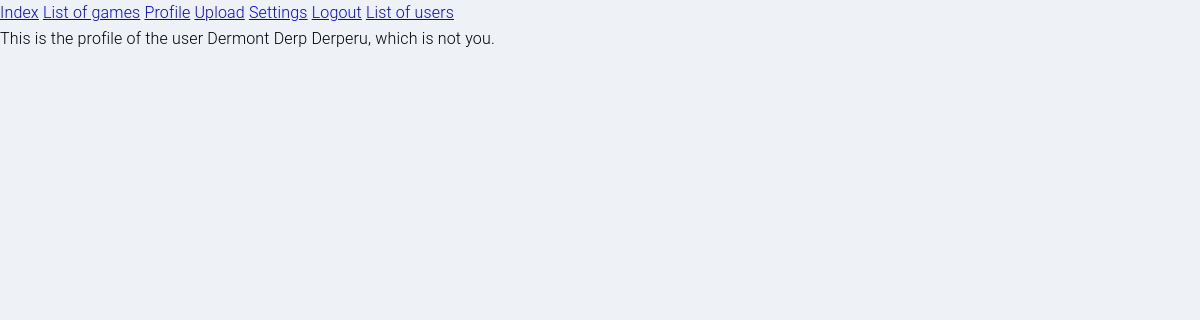
The app's page /profile.php?id=2 (signed in) with its own data.
### tables this page shows
CREATE TABLE `users` (
  `id` int(11) NOT NULL,
  `email` varchar(100) NOT NULL,
  `username` varchar(50) NOT NULL,
  `password` varchar(100) NOT NULL,
  `first_name` varchar(50) NOT NULL,
  `middle_name` varchar(100) NOT NULL,
  `last_name` varchar(50) NOT NULL,
  `user_image` varchar(100) NOT NULL,
  `joined` date NOT NULL,
  `privilege_level` tinyint(4) NOT NULL
);

### includes/database.php (called while the page is built, shortened)
<?php
class Database {
	public $connection;
	public function open_db_connection() {
		$this->connection = new mysqli(DB_HOST, DB_USER, DB_PASS, DB_NAME);
	}
	public function query($sql) {
		$result = $this->connection->query($sql);
		return $result;
	}
}
$database = new Database();
?>

### includes/db_object.php (called while the page is built, shortened)
<?php
class Db_object {
	protected static $db_table = "users";
	public static function find_by_id($id) {
		$the_result_array = static::find_by_query("SELECT * FROM " . static::$db_table . " WHERE id = $id LIMIT 1");
		return !empty($the_result_array) ? array_shift($the_result_array) : false;
	}
	public static function find_by_query($sql) {
		global $database;
		$result_set = $database->query($sql);
		$the_object_array = array();
		while ($row = mysqli_fetch_array($result_set)) {
			$the_object_array[] = static::instantation($row);
		}
		return $the_object_array;
	}
	public static function instantation($the_record) {
		$the_object = new $calling_call;
		foreach ($the_record as $the_attribute => $value) {
			if($the_object->has_the_attribute($the_attribute)) {
				$the_object->$the_attribute = $value;
			}
		}
		return $the_object;
	}
	private function has_the_attribute($the_attribute) {
		$object_properties = get_object_vars($this);
		return array_key_exists($the_attribute, $object_properties);
	}
}
?>

### includes/other_profile_content.php (the view, shortened to what this page needs)
<?php
$user = User::find_by_id($_GET['id']);
echo "This is the profile of the user " . $user->first_name . " " .
		$user->middle_name . " " . $user->last_name .
			", which is not you.";
?>

### css/main.css (style rules this page uses)
html { line-height: 1.15; -webkit-text-size-adjust: 100%; }
body { margin: 0; }
*, *:after, *:before { -webkit-box-sizing: inherit; box-sizing: inherit; }
html { -webkit-box-sizing: border-box; box-sizing: border-box; font-size: 62.5%; }
body { -webkit-box-orient: vertical; -webkit-box-direction: normal; -ms-flex-direction: column; flex-direction: column; display: -webkit-box; display: -ms-flexbox; display: flex; min-height: 100vh; font-size: 1.6em; line-height: 1.6; font-family: "Roboto", "Helvetica Neue", "Helvetica", "Arial", sans-serif; font-weight: 300; letter-spacing: 0.01em; }
body { background-color: #eef2f6; }

### records on screen
users: first_name "Dermont", middle_name "Derp", last_name "Derperu"
